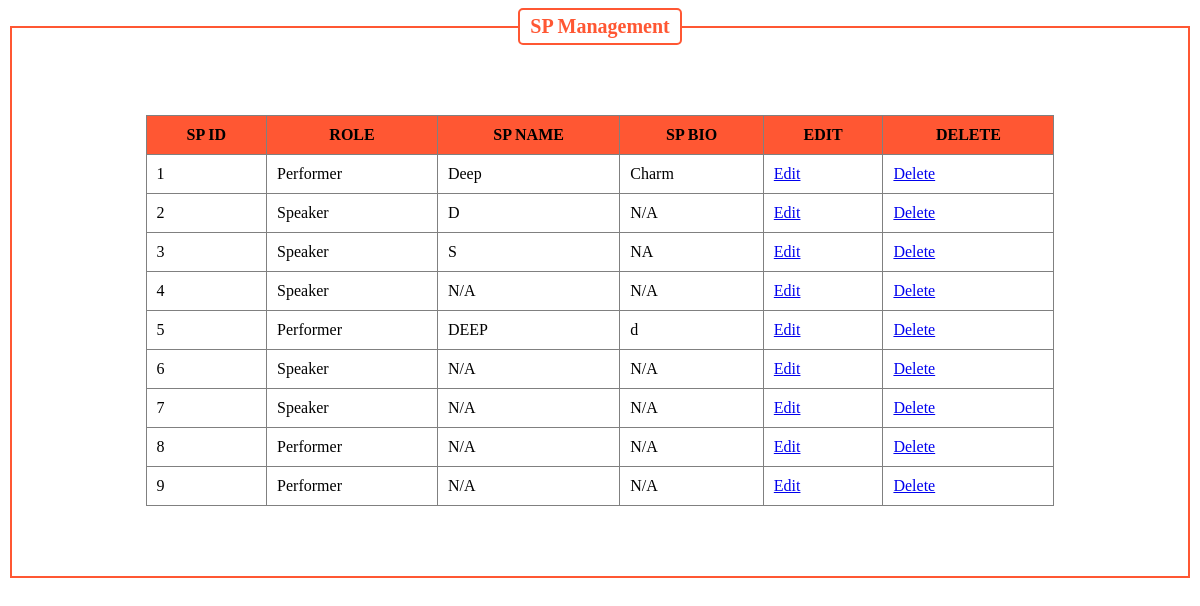
Screenshot of /view/splistMGT.php (signed in) with the database file from the repository.
### tables this page shows
CREATE TABLE `sp` (
  `id` int(11) NOT NULL,
  `role` varchar(100) NOT NULL,
  `name` varchar(100) NOT NULL,
  `bio` varchar(500) NOT NULL
);

### model/userModel.php (called while the page is built, shortened)
<?php
    function getAllSP(){
        $con = dbConnection();
        $sql = "select * from sp";
        $result = mysqli_query($con, $sql);
        $sps = [];
        while($row = mysqli_fetch_assoc($result)){
            array_push($sps, $row);
        }
        return $sps;
    }
?>

### view/splistMGT.php (the view, shortened to what this page needs)
<?php
require_once('../model/userModel.php');
$status= getAllSP();
?>
<!DOCTYPE html>
<html lang="en">
<head>
    <link rel="stylesheet" href="../assets/css/venue_m.css">
</head>
<body>
        <fieldset>
                    <legend style="text-align: center;"><b>SP Management</b></legend>
        <table class="list_table" border=1>
        <thead>
            <tr>
                <th>SP ID</th>
                <th>ROLE</th>
                <th>SP NAME</th>
                <th>SP BIO</th>
                <th>EDIT</th>
                <th>DELETE</th>
            </tr>
        </thead>
        <tbody>
            <?php for($i=0; $i<count($status); $i++){?>
            <tr>
                <td><?php echo $status[$i]['id']; ?></td>
                <td><?=$status[$i]['role'] ?></td>
                <td><?=$status[$i]['name'] ?></td>
                <td><?=$status[$i]['bio'] ?></td>
                <td>
                    <a href="updatesp.php?id=<?=$status[$i]['id']?>"> Edit </a>
                </td>
                <td>
                    <a href="#" onclick="deleteDataSP(<?=$status[$i]['id']?>)">Delete</a>
                </td>
            </tr>
            <?php } ?>
            </tbody>
        </table>
            </fieldset>
</body>
</html>

### assets/css/venue_m.css (style rules this page uses)
table { width: 80%; margin: 50px auto; border-collapse: collapse; background-color: white; }
th { background-color: #ff5733; color: black; padding: 10px; }
td { padding: 10px; }
fieldset { border: 2px solid #ff5733; padding: 20px; margin-bottom: 20px; }
legend { color: #ff5733; font-weight: bold; font-size: 20px; padding: 5px 10px; border: 2px solid #ff5733; border-radius: 5px; }

### rows the page displays
sp: id "1", role "Performer", name "Deep", bio "Charm"
sp: id "2", role "Speaker", name "D", bio "N/A"
sp: id "3", role "Speaker", name "S", bio "NA"
sp: id "4", role "Speaker", name "N/A", bio "N/A"
sp: id "5", role "Performer", name "DEEP", bio "d"
sp: id "6", role "Speaker", name "N/A", bio "N/A"
sp: id "7", role "Speaker", name "N/A", bio "N/A"
sp: id "8", role "Performer", name "N/A", bio "N/A"
sp: id "9", role "Performer", name "N/A", bio "N/A"
